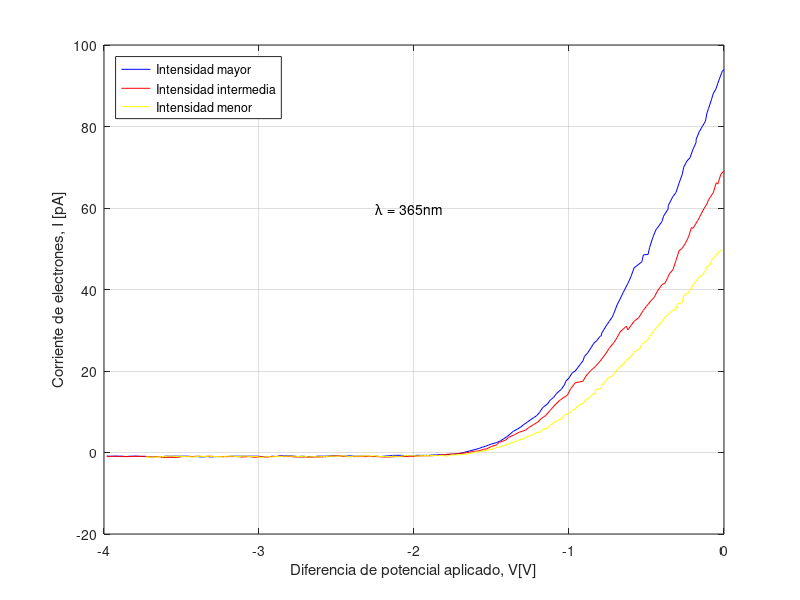

Source code (MATLAB):
clear all; close all;
Vr1 = [0	0	-0.01	-0.04	-0.05	-0.07	-0.08	-0.1	-0.11	-0.12	-0.14	-0.16	-0.18	-0.18	-0.2	-0.22	-0.24	-0.26	-0.27	-0.29	-0.31	-0.33	-0.36	-0.36	-0.39	-0.4	-0.43	-0.44	-0.46	-0.48	-0.49	-0.52	-0.53	-0.55	-0.58	-0.6	-0.62	-0.65	-0.67	-0.69	-0.71	-0.72	-0.74	-0.76	-0.79	-0.79	-0.8	-0.82	-0.84	-0.86	-0.88	-0.9	-0.91	-0.93	-0.96	-0.98	-1	-1.02	-1.03	-1.05	-1.08	-1.1	-1.12	-1.14	-1.17	-1.18	-1.19	-1.21	-1.23	-1.25	-1.27	-1.29	-1.31	-1.33	-1.36	-1.38	-1.4	-1.42	-1.44	-1.47	-1.5	-1.52	-1.54	-1.56	-1.58	-1.6	-1.62	-1.64	-1.66	-1.69	-1.72	-1.75	-1.78	-1.8	-1.83	-1.85	-1.88	-1.9	-1.93	-1.96	-1.99	-2	-2.02	-2.05	-2.08	-2.11	-2.14	-2.16	-2.19	-2.22	-2.24	-2.27	-2.29	-2.32	-2.34	-2.37	-2.39	-2.41	-2.45	-2.48	-2.5	-2.53	-2.57	-2.59	-2.62	-2.64	-2.67	-2.69	-2.72	-2.75	-2.77	-2.79	-2.81	-2.84	-2.86	-2.89	-2.91	-2.93	-2.96	-2.98	-3.01	-3.03	-3.06	-3.08	-3.11	-3.13	-3.16	-3.18	-3.21	-3.23	-3.25	-3.28	-3.31	-3.33	-3.37	-3.4	-3.43	-3.46	-3.49	-3.51	-3.54	-3.56	-3.58	-3.6	-3.62	-3.64	-3.66	-3.68	-3.72	-3.74	-3.77	-3.8	-3.83	-3.86	-3.88	-3.9	-3.94	-3.96	-3.98	-3.98	-3.98	-3.98];
I1 = [94	93.9	93.7	90.6	89.4	88	86.7	84.4	83.3	81.3	80	78.7	76.8	76.1	74.4	72.3	71.5	70	68.2	66.1	63.8	62.8	60.6	59.8	58	56.7	55.1	54.6	52.7	50.3	48.6	48.5	46.8	46.2	45.3	43.2	41.5	39.3	37.7	36.2	34.2	33.3	32.2	31.1	29.2	28.7	28.5	27.5	26.8	25.6	24.4	23.6	22.5	21.5	20	19.5	18.3	17.5	16.6	15.5	14.5	13.5	12.9	11.9	11	10.4	9.8	9	8.5	8	7.4	6.9	6.3	5.8	5.2	4.5	3.9	3.4	2.9	2.4	2.1	1.8	1.5	1.3	1	0.8	0.6	0.4	0.2	-0.1	-0.3	-0.4	-0.5	-0.6	-0.5	-0.6	-0.6	-0.7	-0.7	-0.7	-0.7	-0.8	-0.8	-0.8	-0.7	-0.7	-0.7	-0.8	-0.9	-1	-0.9	-1	-0.9	-0.9	-0.9	-0.9	-0.9	-0.8	-0.9	-0.8	-0.8	-0.8	-0.9	-0.9	-0.9	-1	-1	-1	-0.9	-1	-0.9	-0.8	-0.8	-0.8	-0.8	-1	-0.9	-1	-1.1	-1	-0.9	-0.9	-0.9	-0.9	-0.9	-0.9	-0.9	-0.9	-1	-1	-1	-1	-1.1	-1	-1.1	-1	-1	-0.9	-0.9	-0.9	-0.9	-0.9	-0.9	-0.9	-1	-1	-1	-1	-1	-1	-0.9	-0.9	-0.9	-1	-0.9	-0.9	-0.9	-0.9	-0.9	-0.9	-0.8	-0.8];
Vr2=[0	-0.02	-0.04	-0.05	-0.07	-0.1	-0.11	-0.13	-0.16	-0.17	-0.2	-0.21	-0.23	-0.25	-0.27	-0.29	-0.31	-0.33	-0.35	-0.38	-0.4	-0.43	-0.45	-0.47	-0.5	-0.52	-0.55	-0.58	-0.62	-0.63	-0.67	-0.69	-0.71	-0.74	-0.77	-0.8	-0.83	-0.86	-0.89	-0.91	-0.96	-0.99	-1.01	-1.06	-1.09	-1.12	-1.15	-1.18	-1.2	-1.23	-1.26	-1.28	-1.32	-1.35	-1.39	-1.41	-1.45	-1.47	-1.5	-1.53	-1.55	-1.58	-1.61	-1.64	-1.67	-1.7	-1.74	-1.78	-1.81	-1.85	-1.89	-1.93	-1.95	-1.99	-2.02	-2.05	-2.09	-2.12	-2.16	-2.2	-2.24	-2.28	-2.32	-2.36	-2.4	-2.44	-2.48	-2.53	-2.56	-2.6	-2.64	-2.68	-2.7	-2.74	-2.77	-2.79	-2.83	-2.86	-2.9	-2.92	-2.96	-2.99	-3.03	-3.06	-3.11	-3.14	-3.18	-3.21	-3.25	-3.28	-3.32	-3.36	-3.39	-3.44	-3.47	-3.5	-3.53	-3.58	-3.62	-3.65	-3.7	-3.74	-3.77	-3.8	-3.82	-3.85	-3.89	-3.93	-3.96	-3.98	-3.98];
I2=[69.1	68.3	65.9	66.2	63.7	62	61	59.8	57.6	56.9	55	55.2	52.8	51.3	50.1	49.5	47.1	44.8	44	41.6	41.2	39.6	38.1	37.3	35.9	34.9	33.1	32.2	30.1	31	29.6	28.2	27	25.6	23.9	22.4	21.1	20.1	18.8	17.5	17.1	15.6	14.1	12.8	11.7	10.4	9.1	8.3	7.5	6.8	6.1	5.5	5	4.4	3.7	3	2.5	1.8	1.5	0.9	0.8	0.4	0.3	0.1	-0.1	-0.2	-0.4	-0.4	-0.6	-0.7	-0.8	-0.8	-0.8	-0.9	-1	-1	-1	-1	-1.1	-1.1	-1	-1	-1	-1	-1	-1	-0.8	-0.9	-1	-1.1	-1.1	-1.2	-1.1	-1.1	-1.1	-1	-1	-0.9	-1	-1	-1.1	-1	-1.2	-1	-1.1	-1	-1	-1	-1	-1	-0.9	-1	-0.9	-1	-1	-1	-1.2	-1.2	-1.2	-1	-1.1	-0.9	-1	-0.9	-1	-1	-1	-0.9	-1	-1	-0.8];
Vr3= [-0.02	-0.04	-0.06	-0.08	-0.09	-0.11	-0.12	-0.14	-0.17	-0.2	-0.23	-0.26	-0.27	-0.3	-0.31	-0.34	-0.38	-0.4	-0.43	-0.45	-0.48	-0.49	-0.53	-0.54	-0.58	-0.6	-0.63	-0.65	-0.68	-0.7	-0.72	-0.74	-0.77	-0.79	-0.79	-0.83	-0.83	-0.85	-0.87	-0.89	-0.91	-0.94	-0.96	-0.98	-1	-1.03	-1.05	-1.08	-1.1	-1.12	-1.14	-1.17	-1.19	-1.22	-1.25	-1.27	-1.29	-1.32	-1.34	-1.36	-1.38	-1.4	-1.42	-1.44	-1.47	-1.49	-1.52	-1.53	-1.57	-1.58	-1.61	-1.63	-1.65	-1.68	-1.7	-1.73	-1.76	-1.79	-1.82	-1.85	-1.87	-1.9	-1.92	-1.94	-1.96	-1.98	-1.99	-2.01	-2.03	-2.05	-2.08	-2.1	-2.13	-2.16	-2.19	-2.23	-2.25	-2.29	-2.31	-2.34	-2.36	-2.38	-2.39	-2.41	-2.44	-2.46	-2.49	-2.52	-2.55	-2.57	-2.59	-2.62	-2.64	-2.68	-2.71	-2.74	-2.77	-2.79	-2.81	-2.84	-2.86	-2.89	-2.92	-2.94	-2.99	-3.01	-3.06	-3.08	-3.11	-3.14	-3.17	-3.18	-3.21	-3.23	-3.26	-3.3	-3.32	-3.36	-3.38	-3.4	-3.43	-3.46	-3.49	-3.51	-3.54	-3.56	-3.58	-3.61	-3.63	-3.66	-3.69	-3.73];
I3= [49.7	48.9	48	47.2	46	45.6	44.6	43.6	42.6	41.1	39.2	38.5	36.8	36.4	35.2	34.6	33.2	32.1	30.9	30	28.5	27.7	26.6	25.6	24.6	23.6	22.6	21.7	20.7	19.9	18.8	18.5	17.3	16.4	15.8	15.3	14.6	14.2	13.5	12.9	12.1	11.5	10.7	10.3	9.6	9.2	8.2	7.8	7.2	6.7	6	5.6	5	4.7	4.1	3.9	3.4	3.1	2.8	2.5	2.2	2	1.7	1.4	1.2	0.9	0.6	0.5	0.3	0.1	0.1	-0.2	-0.3	-0.5	-0.5	-0.6	-0.6	-0.9	-0.7	-0.8	-0.7	-0.8	-0.7	-0.8	-0.8	-0.9	-0.8	-0.8	-0.8	-0.7	-0.9	-1	-0.9	-1	-1	-1	-0.8	-0.9	-0.8	-0.9	-0.9	-0.9	-0.9	-1	-0.9	-0.8	-0.9	-0.9	-0.9	-1	-1	-1.1	-1	-1.1	-0.9	-1	-0.9	-0.9	-0.9	-0.9	-1	-1	-1.1	-1	-1.2	-1	-1	-0.9	-0.9	-1	-0.9	-0.9	-0.9	-1.1	-1	-1	-0.9	-1	-0.9	-1	-1.1	-1	-1	-0.9	-1	-0.9	-0.9	-1	-1	-1.1	-1.1	-1.1];
plot (Vr1,I1,'b',Vr2,I2,'r',Vr3,I3,'y'); grid on; xlabel('Diferencia de potencial aplicado, V[V]'); ylabel('Corriente de electrones, I [pA]'); legend('Intensidad mayor','Intensidad intermedia','Intensidad menor','Location','northwest');
text(-2.25,60,strcat ('\fontsize{14}\lambda = 365nm'))
print -djpeg -r100 graficaintensidad1.jpg
